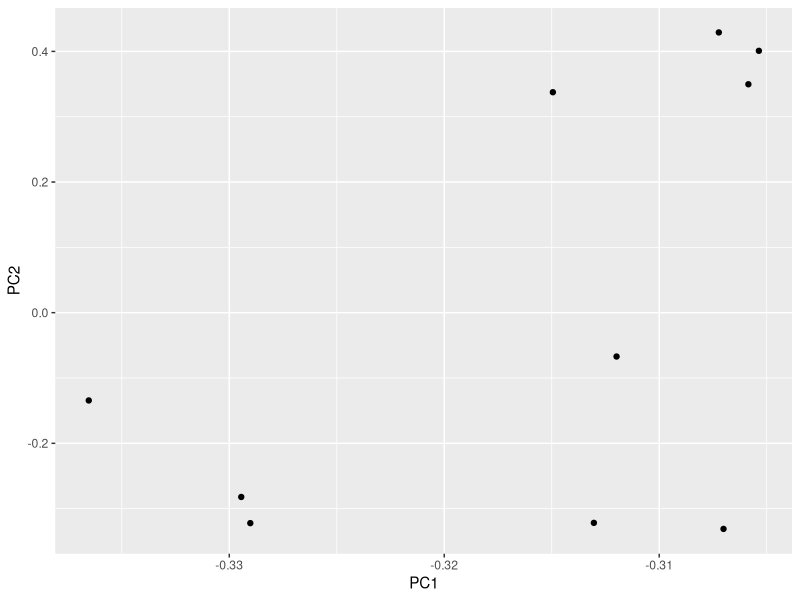
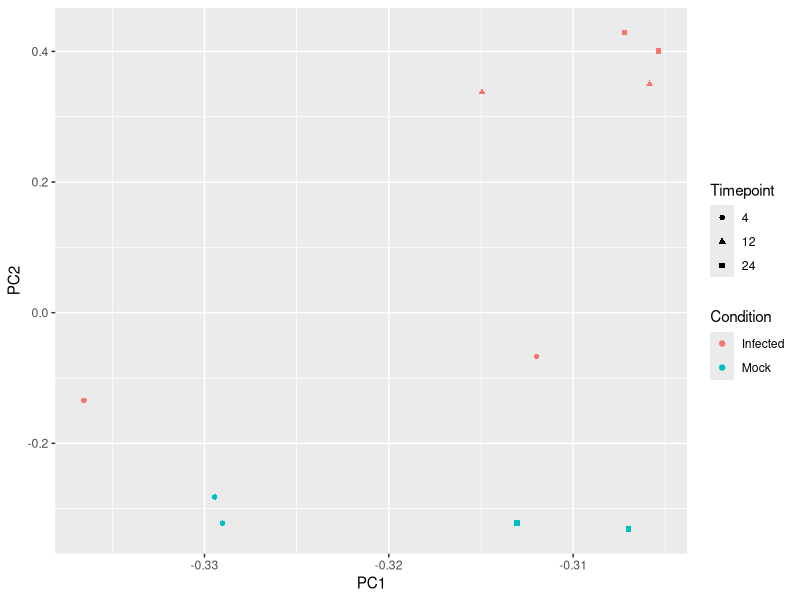
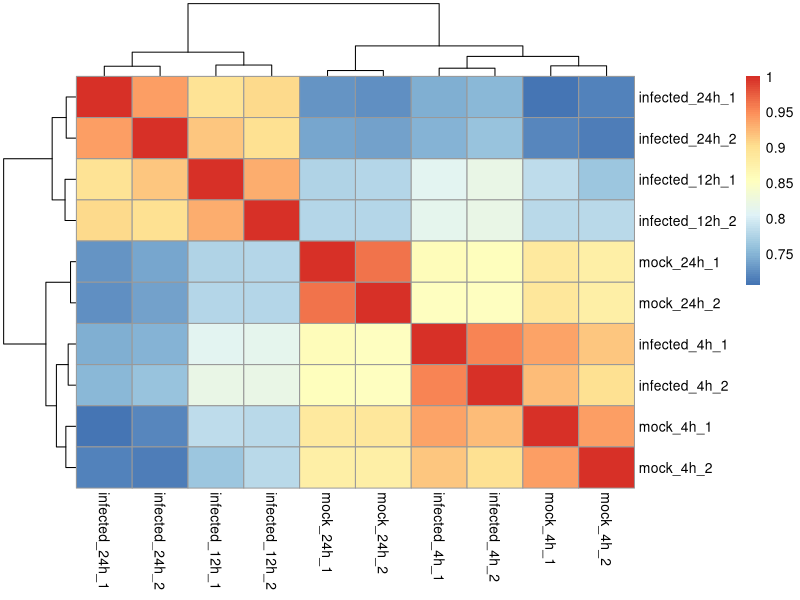
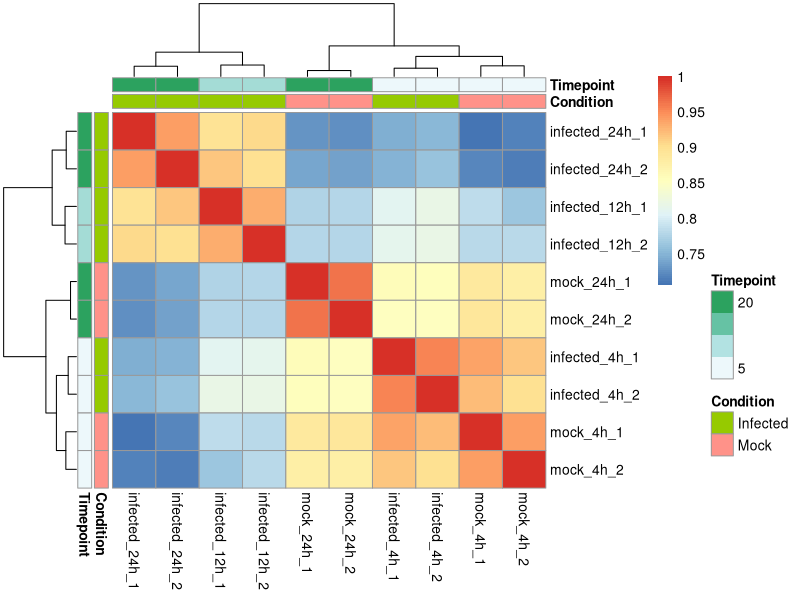
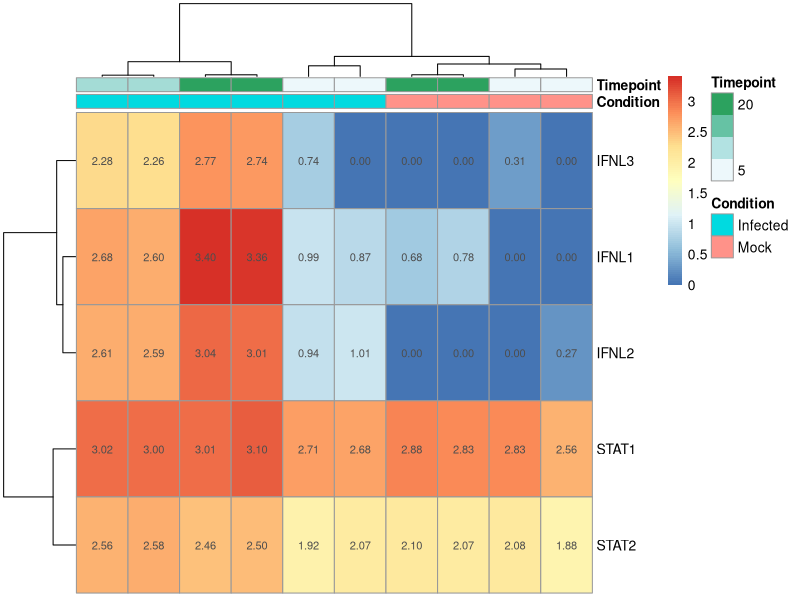
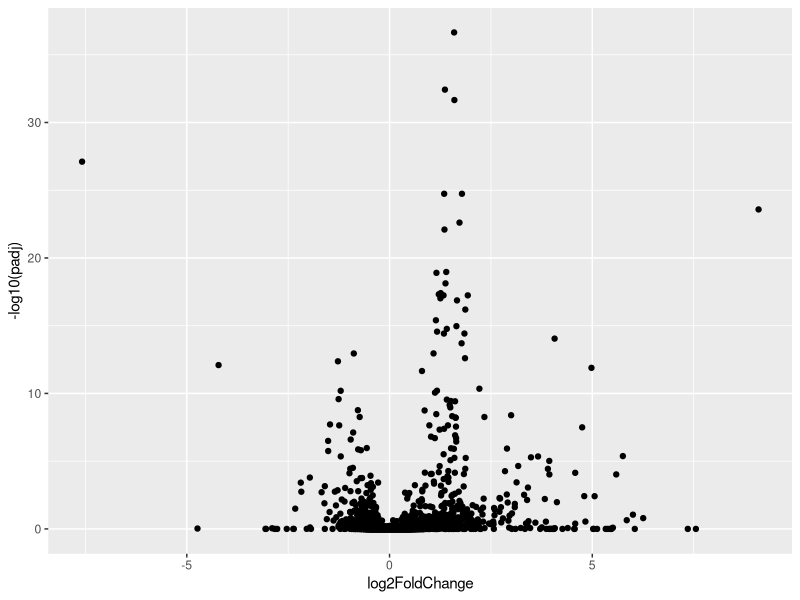
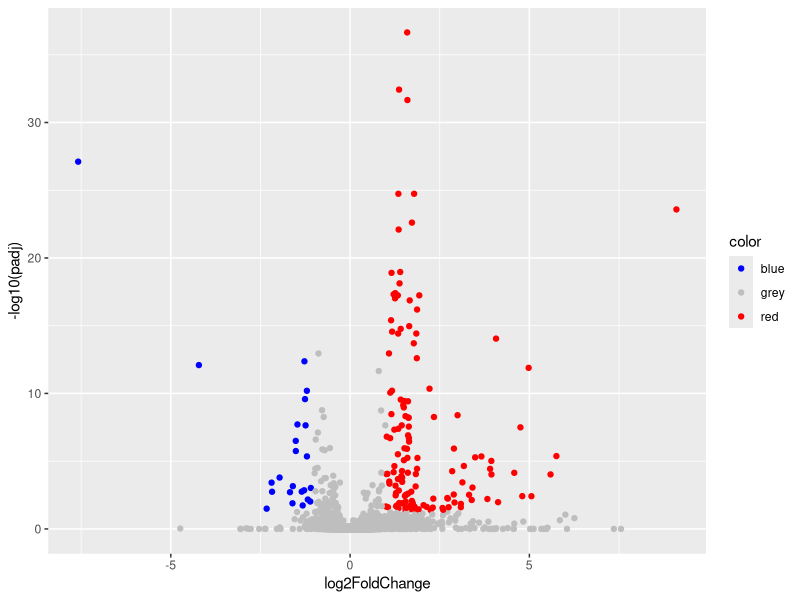

The R script that drew these images, in order:
## ---- chunk 1
library(ggplot2)
library(pheatmap)


## ---- chunk 2
metadata=read.table('metadata.tsv',stringsAsFactors = F,row.names = 1,header = T,as.is = T)

Counts=read.csv('Counts.csv',row.names = 1,header = T,as.is = T)

head(metadata)

head(Counts)
## ---- chunk 3

top_n_variable_genes <- function(Count_matrix,n) {
  #This function returns the names of top variable features.
  variance = apply(Counts,1,var)
  variance = variance[order(variance,decreasing = T)]
  Results = names(variance[seq(1,n)])
  return(Results)
}

Top_3000_genes=top_n_variable_genes(Counts,n = 3000)



## ---- chunk 4

CPM_calculation <- function(Counts) {
  #This function returns Counts per Million Matrix
  Results = (Counts/colSums(Counts))*10e6
  return(Results)
}

CPM=CPM_calculation(Counts[Top_3000_genes,])

LogCPM=log10(CPM+1)

PCA = prcomp((LogCPM))

summary(PCA)
## ---- chunk 5

PCA.figure=PCA$rotation

# In PCA object, PCA$rotation shows the principle components embeddings of the samples.

PCA_plot <- function(PCA_dimension_reduction_matrix) {
  #This function returns PCA plot
  require(ggplot2)
  Results=ggplot(data.frame(PCA_dimension_reduction_matrix),aes(x=PC1,y=PC2))+geom_point()
  
  return(Results)
}

PCA_plot(PCA.figure)

## ---- chunk 6
PCA.figure=merge(metadata,PCA$rotation,by = 0)
#Merge the PCA embeddings with the metadata
PCA.figure$Timepoint=factor(PCA.figure$Timepoint)
# In PCA object, PCA$rotation shows the principle components embeddings of the samples.
head (PCA.figure)
PCA_plot_advance <- function(PCA_dimension_reduction_matrix_with_sample_information) {
  #This function returns PCA plot with different colors indicating Condition and different shape indicating Timepoint.
  require(ggplot2)
  Results=ggplot(data.frame(PCA_dimension_reduction_matrix_with_sample_information),aes(x=PC1,y=PC2,colour=Condition,shape=Timepoint))+geom_point()
  
  return(Results)
}
PCA_plot_advance(PCA.figure)
## ---- chunk 7

correlation_test=cor((LogCPM),method = 'spearman')

library(pheatmap)

pheatmap(correlation_test)
#Then we add sample information to the heatmap

pheatmap(correlation_test,annotation_row = metadata,annotation_col = metadata)

## ---- chunk 8

pheatmap(LogCPM[c('IFNL1','IFNL2','IFNL3',
                  'STAT1','STAT2'
                  ),],annotation_col = metadata,show_colnames = F,display_numbers = T)



## ---- chunk 9

Differential_expression_analysis=read.csv('Differential.expression.analysis.csv',header = T,row.names = 1)
#log2FoldChange is the log2 fold change, padj is the adjusted p value.

head(Differential_expression_analysis)


volcano.plot <- function(Differential_expression_analysis) {
  require(ggplot2)
  
  results=ggplot(Differential_expression_analysis,aes(x=log2FoldChange,y=-log10(padj)))+geom_point()
  return(results)
  
}

volcano.plot(Differential_expression_analysis)


## ---- chunk 10

volcano.plot_advance <- function(Differential_expression_analysis,lfcthreshold=1,pvalthreshold=0.05) {
  require(ggplot2)
Differential_expression_analysis$color='grey'
for (i in 1:nrow(Differential_expression_analysis)) {
if (Differential_expression_analysis$log2FoldChange[i]>1&Differential_expression_analysis$padj[i]<0.05) {
Differential_expression_analysis$color[i]='red'
}
if (Differential_expression_analysis$log2FoldChange[i]<(-1)&Differential_expression_analysis$padj[i]<0.05) {
Differential_expression_analysis$color[i]='blue'
}
}
Differential_expression_analysis$color=factor(Differential_expression_analysis$color,levels = c('blue','grey','red'))
  results=ggplot(Differential_expression_analysis,aes(x=log2FoldChange,y=-log10(padj),colour=color))+geom_point()+scale_color_manual(values = c('blue','grey','red'))
  return(results)
  
}

volcano.plot_advance(Differential_expression_analysis,lfcthreshold = 2,pvalthreshold = 0.05)


